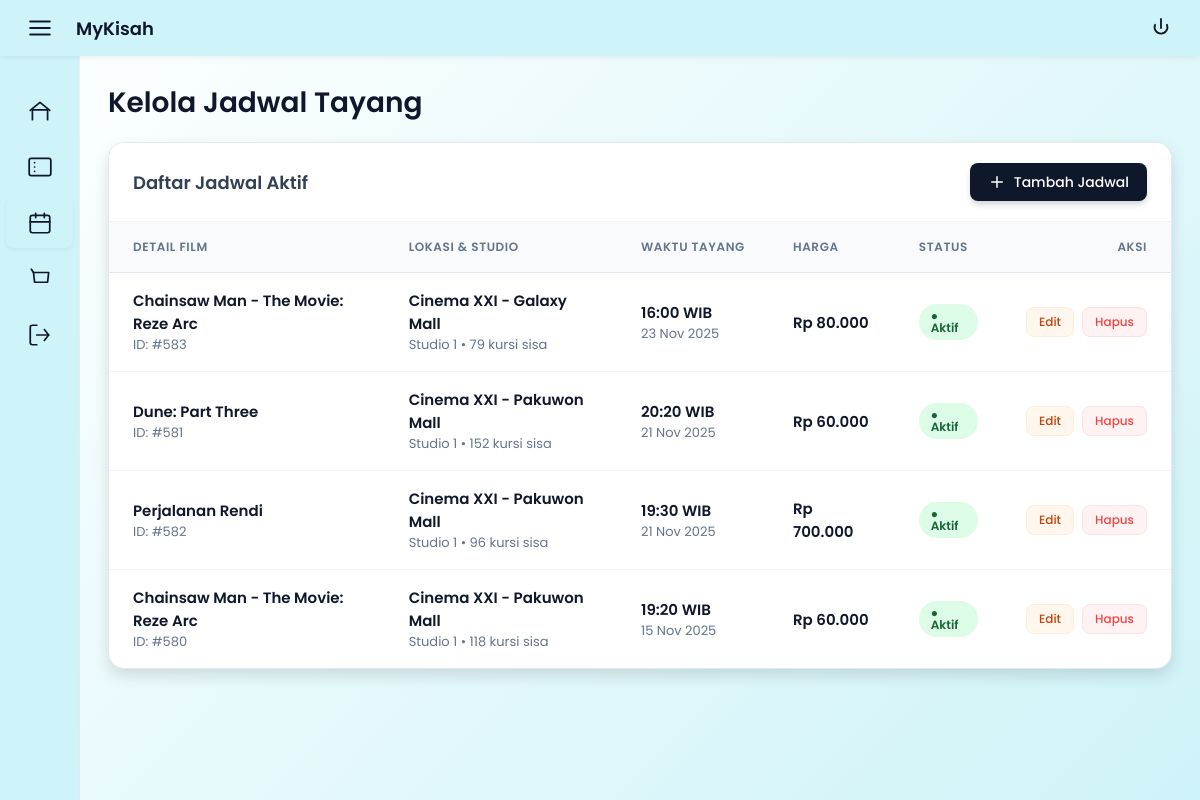
The page /MyKisah/admin/manage-schedules.php (signed in) on the database as committed earlier.
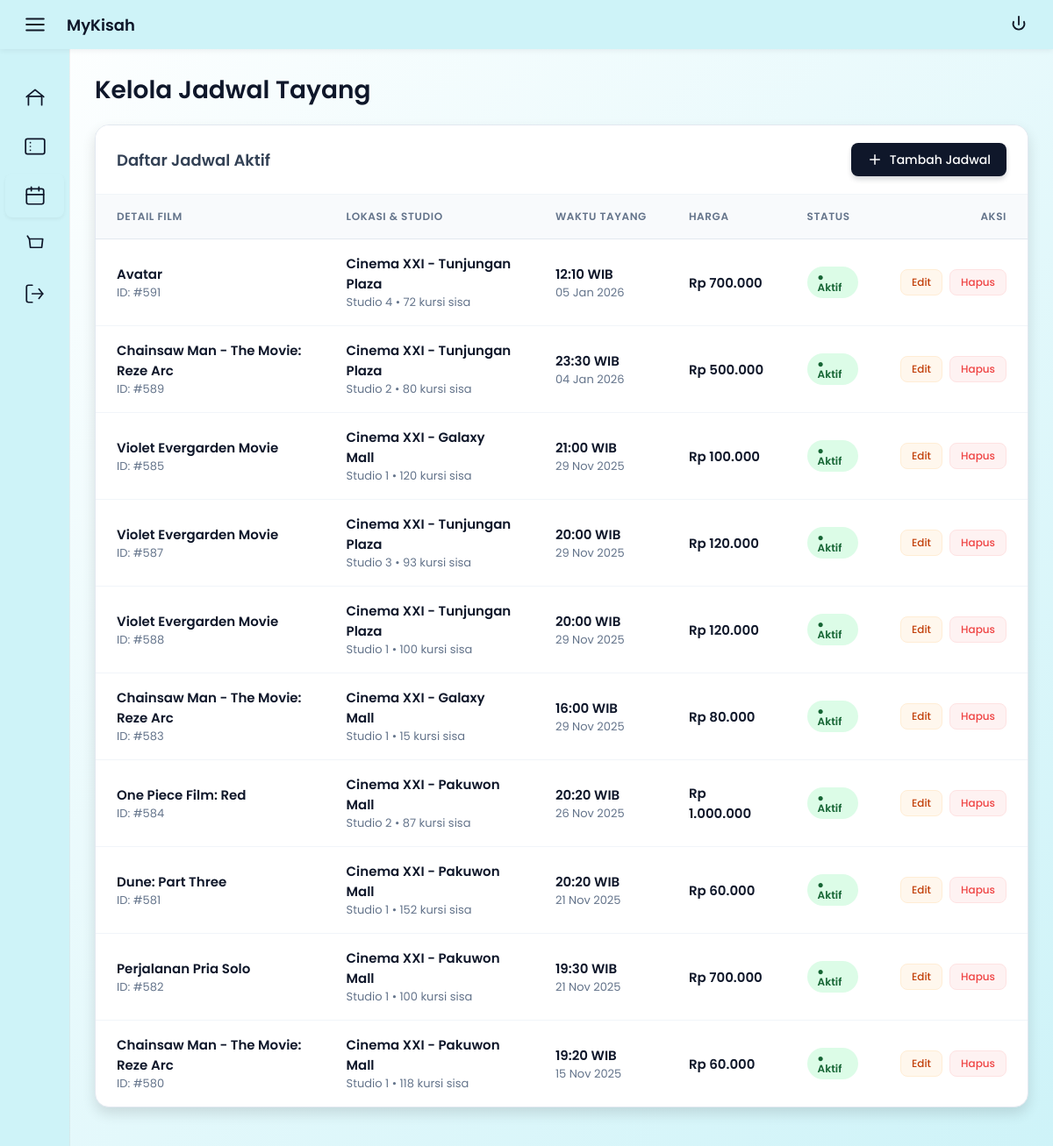
The same page on the database as committed later.
### tables this page shows
CREATE TABLE `schedules` (
  `schedule_id` int NOT NULL,
  `movie_id` int NOT NULL,
  `hall_id` int NOT NULL,
  `show_date` date NOT NULL,
  `show_time` time NOT NULL,
  `price` decimal(10,2) NOT NULL,
  `available_seats` int NOT NULL,
  `status` enum('active','full','cancelled') DEFAULT 'active',
  `created_at` timestamp NULL DEFAULT CURRENT_TIMESTAMP
);

CREATE TABLE `movies` (
  `movie_id` int NOT NULL,
  `title` varchar(200) NOT NULL,
  `description` text,
  `duration` int NOT NULL,
  `genre` varchar(100) DEFAULT NULL,
  `rating` varchar(10) DEFAULT NULL,
  `poster_url` varchar(255) DEFAULT NULL,
  `trailer_url` varchar(255) DEFAULT NULL,
  `release_date` date DEFAULT NULL,
  `status` enum('now_playing','coming_soon','archived') DEFAULT 'now_playing',
  `created_at` timestamp NULL DEFAULT CURRENT_TIMESTAMP,
  `updated_at` timestamp NULL DEFAULT CURRENT_TIMESTAMP ON UPDATE CURRENT_TIMESTAMP
);

CREATE TABLE `theaters` (
  `theater_id` int NOT NULL,
  `name` varchar(100) NOT NULL,
  `location` varchar(255) NOT NULL,
  `city` varchar(100) NOT NULL,
  `address` text,
  `created_at` timestamp NULL DEFAULT CURRENT_TIMESTAMP
);

CREATE TABLE `halls` (
  `hall_id` int NOT NULL,
  `theater_id` int NOT NULL,
  `hall_name` varchar(50) NOT NULL,
  `total_seats` int NOT NULL,
  `seat_layout` text,
  `created_at` timestamp NULL DEFAULT CURRENT_TIMESTAMP
);

### MyKisah/includes/config.php (called while the page is built, shortened)
<?php
class Database {
    private $host = DB_HOST;
    private $user = DB_USER;
    private $pass = DB_PASS;
    private $dbname = DB_NAME;
    private $conn;
    private function connect() {
        $this->conn = null;
        try {
            $this->conn = new mysqli($this->host, $this->user, $this->pass, $this->dbname);
            $this->conn->set_charset("utf8mb4");
        } catch (Exception $e) {
            $this->error = $e->getMessage();
            die("Connection failed: " . $this->error);
        }
    }
    public function query($sql) {
        return $this->conn->query($sql);
    }
}
$db = new Database();
?>

### MyKisah/admin/manage-schedules.php (the view, shortened to what the changed rows need)
<?php
require_once '../includes/config.php';
$schedules_sql = "SELECT s.*, m.title as movie_title, h.hall_name, t.name as theater_name, t.theater_id
                  FROM schedules s
                  INNER JOIN movies m ON s.movie_id = m.movie_id
                  INNER JOIN halls h ON s.hall_id = h.hall_id
                  INNER JOIN theaters t ON h.theater_id = t.theater_id
                  ORDER BY s.show_date DESC, s.show_time DESC";
$schedules = $db->query($schedules_sql);
?>
<!DOCTYPE html>
<html lang="id">
<head>
</head>
<body>
  <div class="layout" role="application">
    <main class="content" role="main">
      <div class="card">
        <div class="header-actions">
            <h2>Daftar Jadwal Aktif</h2>
        </div>
        <div class="table-responsive">
            <table role="table">
                <thead>
                    <tr>
                        <th>Detail Film</th>
                        <th>Lokasi & Studio</th>
                        <th>Waktu Tayang</th>
                        <th>Harga</th>
                        <th>Status</th>
                        <th style="text-align:right;">Aksi</th>
                    </tr>
                </thead>
                <tbody>
                    <?php if ($schedules && $schedules->num_rows > 0): ?>
                        <?php while ($schedule = $schedules->fetch_assoc()): ?>
                            <tr>
                                <td>
                                    <div class="text-primary-bold"><?php echo htmlspecialchars($schedule['movie_title']); ?></div>
                                    <div class="text-secondary">ID: #<?php echo $schedule['schedule_id']; ?></div>
                                </td>
                                <td>
                                    <div class="text-primary-bold"><?php echo htmlspecialchars($schedule['theater_name']); ?></div>
                                    <div class="text-secondary"><?php echo htmlspecialchars($schedule['hall_name']); ?> • <?php echo $schedule['available_seats']; ?> kursi sisa</div>
                                </td>
                                <td>
                                    <div class="text-primary-bold"><?php echo date('H:i', strtotime($schedule['show_time'])); ?> WIB</div>
                                    <div class="text-secondary"><?php echo date('d M Y', strtotime($schedule['show_date'])); ?></div>
                                </td>
                                <td>
                                    <div class="text-primary-bold" style="color:#0f172a;">Rp <?php echo number_format($schedule['price'], 0, ',', '.'); ?></div>
                                </td>
                                <td>
                                    <?php if ($schedule['status'] == 'active'): ?>
                                        <span class="badge badge-success">● Aktif</span>
                                    <?php elseif ($schedule['status'] == 'full'): ?>
                                        <span class="badge badge-warning">● Penuh</span>
                                    <?php else: ?>
                                        <span class="badge badge-danger">● Batal</span>
                                    <?php endif; ?>
                                </td>
                                <td style="text-align:right;">
                                    <div style="display:inline-flex; gap:8px;">
                                        <button class="btn btn-warning" style="padding: 8px 12px; font-size:12px;"
                                                onclick='editSchedule(<?php echo json_encode($schedule, JSON_HEX_TAG | JSON_HEX_AMP | JSON_HEX_APOS | JSON_HEX_QUOT); ?>)'>
                                                Edit
                                        </button>
                                        <a href="?delete=<?php echo $schedule['schedule_id']; ?>"
                                           class="btn btn-danger"
                                           style="padding: 8px 12px; font-size:12px;"
                                           onclick="return confirm('Yakin ingin menghapus jadwal ini?')">
                                            Hapus
                                        </a>
                                    </div>
                                </td>
                            </tr>
                        <?php endwhile; ?>
                    <?php endif; ?>
                </tbody>
            </table>
        </div>
      </div>
    </main>
  </div>
</body>
</html>

Rows that differ between the two databases and show on the page:
added schedules: movie.title "Avatar", schedule_id "591", theaters.name "Cinema XXI - Tunjungan Plaza", hall.hall_name "Studio 4", available_seats "72", show_time "12:10", show_date "05 Jan 2026", price "700.000", status "● Aktif"
added schedules: movie.title "Chainsaw Man - The Movie: Reze Arc", schedule_id "589", theaters.name "Cinema XXI - Tunjungan Plaza", hall.hall_name "Studio 2", available_seats "80", show_time "23:30", show_date "04 Jan 2026", price "500.000", status "● Aktif"
added schedules: movie.title "Violet Evergarden Movie", schedule_id "585", theaters.name "Cinema XXI - Galaxy Mall", hall.hall_name "Studio 1", available_seats "120", show_time "21:00", show_date "29 Nov 2025", price "100.000", status "● Aktif"
added schedules: movie.title "Violet Evergarden Movie", schedule_id "587", theaters.name "Cinema XXI - Tunjungan Plaza", hall.hall_name "Studio 3", available_seats "93", show_time "20:00", show_date "29 Nov 2025", price "120.000", status "● Aktif"
added schedules: movie.title "Violet Evergarden Movie", schedule_id "588", theaters.name "Cinema XXI - Tunjungan Plaza", hall.hall_name "Studio 1", available_seats "100", show_time "20:00", show_date "29 Nov 2025", price "120.000", status "● Aktif"
changed schedules id 583: available_seats "79" → "15"; show_date "23 Nov 2025" → "29 Nov 2025"
added schedules: movie.title "One Piece Film: Red", schedule_id "584", theaters.name "Cinema XXI - Pakuwon Mall", hall.hall_name "Studio 2", available_seats "87", show_time "20:20", show_date "26 Nov 2025", price "1.000.000", status "● Aktif"
changed schedules id 582: movie.title "Perjalanan Rendi" → "Perjalanan Pria Solo"; available_seats "96" → "100"
